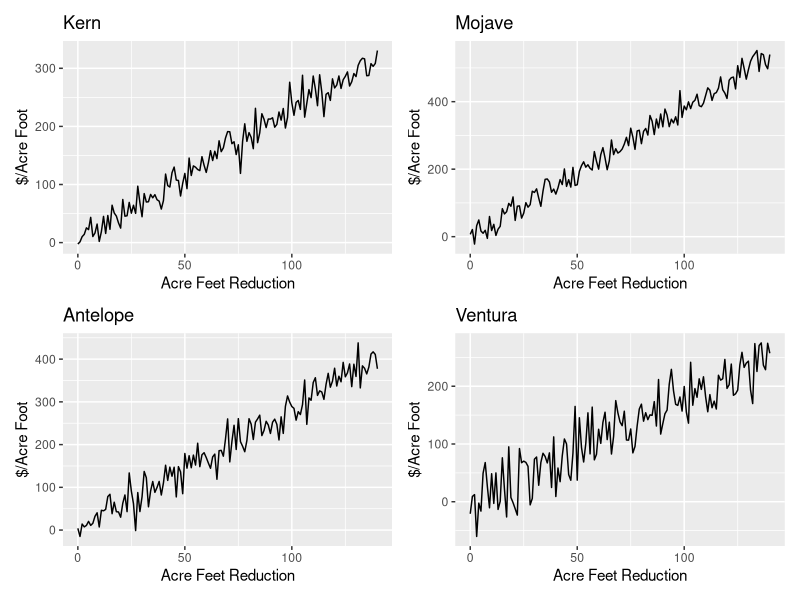

Here is the R script that generated this plot:
## ---- chunk 1
knitr::opts_chunk$set(echo = TRUE)

library(tidyverse)
library(here)
library(patchwork)

wd <- read_csv(here("data", "Water_Districts.csv"))

kern <- wd %>% 
  select(1, Reduction, MC_Kern)

mojave <- wd %>% 
  select(1, Reduction, MC_Mojave)

antelope <- wd %>% 
  select(1, Reduction, MC_Antelope)

ventura <- wd %>% 
  select(1, Reduction, MC_Ventura)

#Kern graph
kp <- ggplot(kern, aes(x = Reduction, y = MC_Kern)) +
  geom_line() +
  labs(x = "Acre Feet Reduction",
       y = "$/Acre Foot",
       title = "Kern")

#Mojave graph
mp <- ggplot(mojave, aes(x = Reduction, y = MC_Mojave)) +
  geom_line()+
  labs(x = "Acre Feet Reduction",
       y = "$/Acre Foot",
       title = "Mojave")

#Antelope graph
ap <- ggplot(antelope, aes(x = Reduction, y = MC_Antelope)) +
  geom_line()+
  labs(x = "Acre Feet Reduction",
       y = "$/Acre Foot",
       title = "Antelope")

#Ventura graph
vp <- ggplot(ventura, aes(x = Reduction, y = MC_Ventura)) +
  geom_line()+
  labs(x = "Acre Feet Reduction",
       y = "$/Acre Foot",
       title = "Ventura")

#combine
(kp + mp)/(ap + vp)


#linear models
kern_model <- lm(data = kern, MC_Kern ~ 0 + Reduction)
kern_coeff <- kern_model$coefficient[1]

mojave_model <- lm(data = mojave, MC_Mojave ~ 0 + Reduction)
mojave_coeff <- mojave_model$coefficient[1]

antelope_model <- lm(data = antelope, MC_Antelope ~ 0 + Reduction)
antelope_coeff <- antelope_model$coefficient[1]

ventura_model <- lm(data = ventura, MC_Ventura ~ 0 + Reduction)
ventura_coeff <- ventura_model$coefficient[1]
